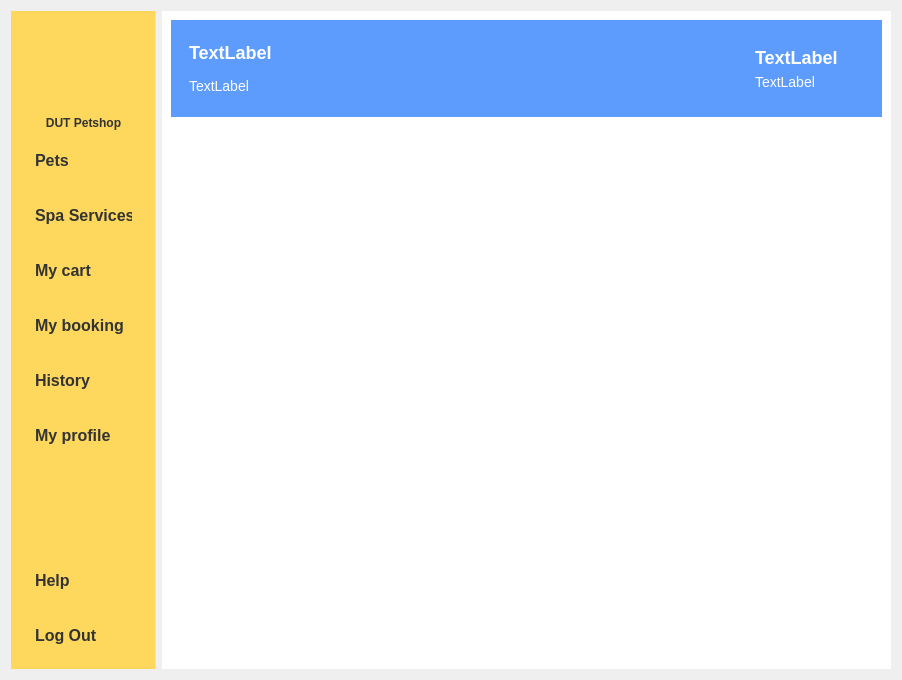
<?xml version="1.0" encoding="UTF-8"?>
<ui version="4.0">
 <class>ClientDashboard</class>
 <widget class="QWidget" name="ClientDashboard">
  <property name="geometry">
   <rect>
    <x>0</x>
    <y>0</y>
    <width>902</width>
    <height>680</height>
   </rect>
  </property>
  <property name="windowTitle">
   <string>Form</string>
  </property>
  <property name="styleSheet">
   <string notr="true">/* ----- CỘT TRÁI (NAV BAR) ----- */
QWidget#navBar {
    background-color: #FDD85D; /* Màu vàng chủ đạo */
    border-right: 1px solid #E0E0E0; /* Viền xám mỏng */
}
QWidget#navBar QPushButton {
    background-color: transparent; 
    border: none; 
    color: #333333; /* Chữ xám đậm (TƯỜNG MINH) */
    font-size: 16px;
    font-weight: bold;
    padding: 15px; 
    text-align: left; 
}
QWidget#navBar QPushButton:hover {
    background-color: #FBCB2E; /* Vàng đậm hơn */
}
QPushButton#petsButton {
    background-color: #FFFFFF; /* Nền trắng */
    color: #FDD85D; /* Chữ vàng (TƯỜNG MINH) */
}
#dutTitleLabel {
    font-weight: bold;
    color: #333333; /* Chữ đen (TƯỜNG MINH) */
}
#callButton, #logoutButton {
    color: #555555;
    font-size: 14px;
}

/* ----- CỘT PHẢI (CONTENT AREA) ----- */
QWidget#contentArea {
    background-color: #FFFFFF; /* Nền trắng cho nội dung chính */
}

/* Header Bar (màu xanh) */
QWidget#headerBar {
    background-color: #5D9CFD; /* Màu xanh dương */
    padding: 10px;
}
/* Chỉ QLabel BÊN TRONG headerBar mới có màu trắng */
#headerBar QLabel {
    color: #FFFFFF; /* Chữ trắng (TƯỜNG MINH) */
}
#welcomeTitleLabel, #userNameLabel {
    font-size: 18px;
    font-weight: bold;
}
#welcomeSubtitleLabel, #userRoleLabel {
    font-size: 14px;
}
#petImagesWidget QLabel {
    min-width: 40px; max-width: 40px;
    min-height: 40px; max-height: 40px;
}

/* ----- TRANG PETS (NỘI DUNG) ----- */
#petsPage {
    background-color: #FFFFFF;
}

/* Tiêu đề &quot;Dogs On Sale&quot; */
#petsTitleLabel {
    font-size: 28px;
    font-weight: bold;
    color: #333333; /* Chữ đen (TƯỜNG MINH) */
    padding: 10px;
}

/* Thanh Tìm kiếm */
#searchLineEdit {
    font-size: 15px;
    background-color: #F8F8F8; 
    border: 1px solid #E0E0E0;
    border-radius: 10px; 
    padding: 10px; 
    min-height: 25px;
    color: #333333; /* Chữ gõ vào màu đen (TƯỜNG MINH) */
}

/* Nút &quot;dog&quot; và &quot;cat&quot; */
#dogToggleButton, #catToggleButton {
    background-color: #F0F0F0; 
    color: #555555; /* Chữ xám (TƯỜNG MINH) */
    border: none;
    border-radius: 10px;
    font-weight: bold;
    font-size: 14px;
    min-height: 40px;
    min-width: 80px;
    margin-left: 5px;
}
#dogToggleButton:checked, #catToggleButton:checked {
    background-color: #FDD85D; 
    color: #333333;
}

/* ----- BẢNG THÚ CƯNG (QTableWidget) - STYLE NỀN SÁNG (QUAN TRỌNG) ----- */
QTableWidget {
    background-color: #FFFFFF; /* NỀN TRẮNG */
    color: #333333; /* CHỮ ĐEN (TƯỜNG MINH) */
    border: 1px solid #E0E0E0; 
    gridline-color: #E0E0E0; 
}
QTableWidget::item {
    padding: 10px;
    border-bottom: 1px solid #E0E0E0; 
}
QTableWidget::item:alternate {
    background-color: #F8F8F8; 
}
QTableWidget::item:!alternate {
    background-color: #FFFFFF; 
}
QTableWidget::item:selected {
    background-color: #FDD85D; 
    color: #333333; 
}

/* HEADER CỦA BẢNG (TIÊU ĐỀ NGANG) */
QHeaderView::section {
    background-color: #5D9CFD; /* Nền xanh */
    color: #FFFFFF; /* Chữ trắng (TƯỜNG MINH) */
    padding: 10px;
    font-size: 14px;
    font-weight: bold;
    border: none;
}
/* Header dọc (số 1, 2, 3...) */
QHeaderView::section:vertical {
    background-color: #F8F8F8; 
    color: #333333; /* Chữ đen (TƯỜNG MINH) */
    border-right: 1px solid #E0E0E0;
}

/* Sửa lỗi ô A(0,0) (góc trên-trái) */
QTableCornerButton::section {
    background-color: #5D9CFD; 
    border: none;
}

/* Nút &quot;ADD TO CART&quot; */
#addToCartButton {
    background-color: #5D9CFD; 
    color: #FFFFFF; /* Chữ trắng (TƯỜNG MINH) */
    border: none;
    border-radius: 10px;
    font-weight: bold;
    font-size: 16px;
    min-height: 40px; 
    margin: 10px; 
}
#addToCartButton:hover {
    background-color: #4A89E8;
}

/* Sửa lỗi QSS Cũ (nếu có) */
#headerBar QLabel {
    color: #FFFFFF;
}
/* ----- TRANG SPA (NỘI DUNG) ----- */
#spaPage {
    background-color: #FFFFFF;
}

/* Tiêu đề &quot;Dịch vụ Spa&quot; */
#spaTitleLabel {
    font-size: 28px;
    font-weight: bold;
    color: #333333;
    padding: 10px;
}

/* Bảng Dịch vụ Spa (giống hệt bảng Pets) */
#spaTableWidget {
    background-color: #FFFFFF; 
    color: #333333; 
    border: 1px solid #E0E0E0; 
    gridline-color: #E0E0E0; 
}
#spaTableWidget::item {
    padding: 10px;
    color: #333333; 
    border-bottom: 1px solid #E0E0E0; 
}
#spaTableWidget::item:selected {
    background-color: #FDD85D; 
    color: #333333; 
}

/* Thanh Đặt lịch (ở dưới) */
#bookingBar {
    background-color: #F8F8F8; /* Nền xám nhạt */
    border-top: 1px solid #E0E0E0;
    padding: 5px;
}
#bookingBar QLabel {
    font-size: 14px;
    font-weight: bold;
    color: #333;
}
QDateEdit, QTimeEdit {
    font-size: 14px;
    padding: 5px;
    border-radius: 5px;
    border: 1px solid #CCC;
}
#bookSpaButton {
    background-color: #5D9CFD; /* Màu xanh */
    color: #FFFFFF; 
    border: none;
    border-radius: 10px;
    font-weight: bold;
    font-size: 16px;
    min-height: 40px; 
    padding-left: 15px;
    padding-right: 15px;
}
#bookSpaButton:hover {
    background-color: #4A89E8;
}
/* ----- TRANG GIỎ HÀNG (MỚI) ----- */
#cartPage {
    background-color: #FFFFFF;
}

/* Tiêu đề &quot;My Cart&quot; */
#cartTitleLabel {
    font-size: 28px;
    font-weight: bold;
    color: #333333;
    padding: 10px;
}

/* Bảng Giỏ hàng */
#cartTableWidget {
    /* (Nó sẽ tự động dùng style QTableWidget chung
       mà chúng ta đã viết cho trang Pets) */
}

/* Nút &quot;REMOVE&quot; (Màu xám/bạc) */
#removeButton {
    background-color: #E0E0E0; /* Xám nhạt */
    color: #333333; /* Chữ đen */
    border: none;
    border-radius: 10px;
    font-weight: bold;
    font-size: 16px;
    min-height: 40px; 
    padding-left: 15px;
    padding-right: 15px;
    margin: 10px;
}
#removeButton:hover {
    background-color: #CCCCCC;
}

/* Nút &quot;BUY&quot; (Màu xanh) */
#buyButton {
    background-color: #5D9CFD; /* Màu xanh */
    color: #FFFFFF; 
    border: none;
    border-radius: 10px;
    font-weight: bold;
    font-size: 16px;
    min-height: 40px; 
    padding-left: 20px;
    padding-right: 20px;
    margin: 10px;
}
#buyButton:hover {
    background-color: #4A89E8;
}
/* Nút Hủy Lịch */
#cancelBookingButton {
    background-color: #FF6B6B; /* Màu đỏ nhạt */
    color: white;
    border-radius: 10px;
    font-weight: bold;
    padding: 10px 20px;
}
#cancelBookingButton:hover {
    background-color: #FF5252;
}
#bookingsTitleLabel {
    font-size: 28px;
    font-weight: bold;
    color: #333333;
    padding: 10px;
}
/* Nút Chuyển đổi Lịch sử */
#purchaseHistoryButton, #bookingHistoryButton {
    background-color: #F0F0F0; 
    color: #555555;
    border: none;
    border-radius: 10px; /* Bo tròn nhiều hơn */
    font-weight: bold;
    padding: 10px 20px;
    margin: 0 10px;
}
#purchaseHistoryButton:checked, #bookingHistoryButton:checked {
    background-color: #FDD85D; /* Màu vàng khi chọn */
    color: #333333;
}
#historyTitleLabel {
    font-size: 28px;
    font-weight: bold;
    color: #333333;
    padding: 10px;
}
/* Hộp thông tin màu vàng */
#profileInfoContainer {
    background-color: #FDD85D; /* Màu vàng */
    border-radius: 15px;
    padding: 30px;
    margin: 20px;
}
#profileInfoContainer QLabel {
    font-size: 16px;
    color: #333;
    font-weight: bold;
    margin-bottom: 10px;
margin-left: 10px;
}

/* Nút EDIT và SAVE (Màu xanh) */
#editProfileButton, #saveProfileButton {
    background-color: #5D9CFD;
    color: white;
    font-weight: bold;
    border-radius: 10px;
    min-height: 40px;
    padding: 0 30px;
}

/* Nút Cancel */
#cancelProfileButton {
    background-color: #E0E0E0;
    color: #333;
    border-radius: 10px;
    min-height: 40px;
}
QRadioButton {
    font-size: 15px;
    color: #333333; /* Chữ đen */
    padding: 5px;
    background-color: transparent;
}</string>
  </property>
  <layout class="QHBoxLayout" name="horizontalLayout" stretch="1,6">
   <item>
    <widget class="QWidget" name="navBar" native="true">
     <property name="maximumSize">
      <size>
       <width>145</width>
       <height>16777215</height>
      </size>
     </property>
     <layout class="QVBoxLayout" name="verticalLayout_2" stretch="2,0,2,1,2,2,4,2,2,2,2">
      <item>
       <widget class="QWidget" name="navHeader" native="true">
        <layout class="QHBoxLayout" name="horizontalLayout_2">
         <item>
          <widget class="QLabel" name="itLogoLabel_nav">
           <property name="maximumSize">
            <size>
             <width>40</width>
             <height>40</height>
            </size>
           </property>
           <property name="text">
            <string/>
           </property>
           <property name="pixmap">
            <pixmap resource="images.qrc">:/images/images/khoacnttlogo.jpg</pixmap>
           </property>
           <property name="scaledContents">
            <bool>true</bool>
           </property>
          </widget>
         </item>
         <item>
          <widget class="QLabel" name="bkLogoLabel_nav">
           <property name="maximumSize">
            <size>
             <width>40</width>
             <height>40</height>
            </size>
           </property>
           <property name="text">
            <string/>
           </property>
           <property name="pixmap">
            <pixmap resource="images.qrc">:/images/images/logodut.jpg</pixmap>
           </property>
           <property name="scaledContents">
            <bool>true</bool>
           </property>
          </widget>
         </item>
         <item>
          <widget class="QLabel" name="dutLogoLabel_nav">
           <property name="maximumSize">
            <size>
             <width>40</width>
             <height>40</height>
            </size>
           </property>
           <property name="text">
            <string/>
           </property>
           <property name="pixmap">
            <pixmap resource="images.qrc">:/images/images/mylogo.png</pixmap>
           </property>
           <property name="scaledContents">
            <bool>true</bool>
           </property>
          </widget>
         </item>
        </layout>
       </widget>
      </item>
      <item>
       <widget class="QLabel" name="dutTitleLabel">
        <property name="text">
         <string>DUT Petshop</string>
        </property>
        <property name="alignment">
         <set>Qt::AlignmentFlag::AlignCenter</set>
        </property>
       </widget>
      </item>
      <item>
       <widget class="QPushButton" name="petsButton">
        <property name="text">
         <string>Pets</string>
        </property>
       </widget>
      </item>
      <item>
       <widget class="QPushButton" name="spaButton">
        <property name="text">
         <string>Spa Services</string>
        </property>
       </widget>
      </item>
      <item>
       <widget class="QPushButton" name="cartButton">
        <property name="text">
         <string>My cart</string>
        </property>
       </widget>
      </item>
      <item>
       <widget class="QPushButton" name="bookingsButton">
        <property name="text">
         <string>My booking</string>
        </property>
       </widget>
      </item>
      <item>
       <widget class="QPushButton" name="historyButton">
        <property name="text">
         <string>History</string>
        </property>
       </widget>
      </item>
      <item>
       <widget class="QPushButton" name="profileButton">
        <property name="text">
         <string>My profile</string>
        </property>
       </widget>
      </item>
      <item>
       <spacer name="verticalSpacer">
        <property name="orientation">
         <enum>Qt::Orientation::Vertical</enum>
        </property>
        <property name="sizeHint" stdset="0">
         <size>
          <width>20</width>
          <height>68</height>
         </size>
        </property>
       </spacer>
      </item>
      <item>
       <widget class="QPushButton" name="callButton">
        <property name="text">
         <string>Help</string>
        </property>
       </widget>
      </item>
      <item>
       <widget class="QPushButton" name="logoutButton">
        <property name="text">
         <string>Log Out</string>
        </property>
       </widget>
      </item>
     </layout>
    </widget>
   </item>
   <item>
    <widget class="QWidget" name="contentArea" native="true">
     <layout class="QVBoxLayout" name="verticalLayout" stretch="0,0">
      <item>
       <widget class="QWidget" name="headerBar" native="true">
        <layout class="QHBoxLayout" name="horizontalLayout_3" stretch="2,2,1">
         <item>
          <widget class="QWidget" name="welcomeWidget" native="true">
           <layout class="QVBoxLayout" name="verticalLayout_3">
            <item>
             <widget class="QLabel" name="welcomeTitleLabel">
              <property name="text">
               <string>TextLabel</string>
              </property>
             </widget>
            </item>
            <item>
             <widget class="QLabel" name="welcomeSubtitleLabel">
              <property name="text">
               <string>TextLabel</string>
              </property>
             </widget>
            </item>
           </layout>
          </widget>
         </item>
         <item>
          <widget class="QLabel" name="label_4">
           <property name="maximumSize">
            <size>
             <width>300</width>
             <height>93</height>
            </size>
           </property>
           <property name="text">
            <string/>
           </property>
           <property name="pixmap">
            <pixmap resource="images.qrc">:/images/images/pets.png</pixmap>
           </property>
           <property name="scaledContents">
            <bool>true</bool>
           </property>
          </widget>
         </item>
         <item>
          <widget class="QWidget" name="userInfoWidget" native="true">
           <layout class="QHBoxLayout" name="horizontalLayout_4">
            <item>
             <widget class="QWidget" name="userInfoTextWidget" native="true">
              <layout class="QVBoxLayout" name="verticalLayout_4">
               <item>
                <widget class="QLabel" name="userNameLabel">
                 <property name="text">
                  <string>TextLabel</string>
                 </property>
                </widget>
               </item>
               <item>
                <widget class="QLabel" name="userRoleLabel">
                 <property name="text">
                  <string>TextLabel</string>
                 </property>
                </widget>
               </item>
              </layout>
             </widget>
            </item>
            <item>
             <widget class="QLabel" name="pawIconLabel">
              <property name="maximumSize">
               <size>
                <width>30</width>
                <height>30</height>
               </size>
              </property>
              <property name="text">
               <string/>
              </property>
              <property name="pixmap">
               <pixmap resource="images.qrc">:/images/images/user.png</pixmap>
              </property>
              <property name="scaledContents">
               <bool>true</bool>
              </property>
             </widget>
            </item>
           </layout>
          </widget>
         </item>
        </layout>
       </widget>
      </item>
      <item>
       <widget class="QStackedWidget" name="pageStackedWidget">
        <property name="currentIndex">
         <number>7</number>
        </property>
        <widget class="QWidget" name="petsPage">
         <layout class="QVBoxLayout" name="verticalLayout_5" stretch="1,1,10,1">
          <item>
           <widget class="QWidget" name="petsTitleBar" native="true">
            <property name="maximumSize">
             <size>
              <width>10000000</width>
              <height>80</height>
             </size>
            </property>
            <layout class="QHBoxLayout" name="horizontalLayout_5">
             <item>
              <widget class="QLabel" name="petsTitleLabel">
               <property name="maximumSize">
                <size>
                 <width>16777215</width>
                 <height>16777215</height>
                </size>
               </property>
               <property name="text">
                <string>Pets On Sale</string>
               </property>
               <property name="alignment">
                <set>Qt::AlignmentFlag::AlignCenter</set>
               </property>
              </widget>
             </item>
            </layout>
           </widget>
          </item>
          <item>
           <widget class="QWidget" name="searchBar" native="true">
            <layout class="QHBoxLayout" name="horizontalLayout_6">
             <item>
              <widget class="QLineEdit" name="searchLineEdit">
               <property name="placeholderText">
                <string>Search...</string>
               </property>
              </widget>
             </item>
             <item>
              <widget class="QPushButton" name="dogToggleButton">
               <property name="text">
                <string>Dog</string>
               </property>
              </widget>
             </item>
             <item>
              <widget class="QPushButton" name="catToggleButton">
               <property name="text">
                <string>Cat</string>
               </property>
              </widget>
             </item>
            </layout>
           </widget>
          </item>
          <item>
           <widget class="QTableWidget" name="petsTableWidget"/>
          </item>
          <item>
           <widget class="QWidget" name="cartButtonContainer" native="true">
            <layout class="QHBoxLayout" name="horizontalLayout_7">
             <item>
              <spacer name="horizontalSpacer">
               <property name="orientation">
                <enum>Qt::Orientation::Horizontal</enum>
               </property>
               <property name="sizeHint" stdset="0">
                <size>
                 <width>529</width>
                 <height>20</height>
                </size>
               </property>
              </spacer>
             </item>
             <item>
              <widget class="QPushButton" name="addToCartButton">
               <property name="text">
                <string>ADD TO CART</string>
               </property>
              </widget>
             </item>
            </layout>
           </widget>
          </item>
         </layout>
        </widget>
        <widget class="QWidget" name="spaPage">
         <layout class="QVBoxLayout" name="verticalLayout_6" stretch="1,5,2">
          <item>
           <widget class="QLabel" name="spaTitleLabel">
            <property name="text">
             <string>Spa Services</string>
            </property>
            <property name="alignment">
             <set>Qt::AlignmentFlag::AlignCenter</set>
            </property>
           </widget>
          </item>
          <item>
           <widget class="QTableWidget" name="spaTableWidget"/>
          </item>
          <item>
           <widget class="QWidget" name="bookingBar" native="true">
            <layout class="QHBoxLayout" name="horizontalLayout_8" stretch="2,2,2,2,5,2">
             <item>
              <widget class="QLabel" name="label">
               <property name="text">
                <string>Date:</string>
               </property>
               <property name="alignment">
                <set>Qt::AlignmentFlag::AlignCenter</set>
               </property>
              </widget>
             </item>
             <item>
              <widget class="QDateEdit" name="bookingDateEdit"/>
             </item>
             <item>
              <widget class="QLabel" name="label_2">
               <property name="text">
                <string>Time:</string>
               </property>
               <property name="alignment">
                <set>Qt::AlignmentFlag::AlignCenter</set>
               </property>
              </widget>
             </item>
             <item>
              <widget class="QTimeEdit" name="bookingTimeEdit"/>
             </item>
             <item>
              <spacer name="horizontalSpacer_2">
               <property name="orientation">
                <enum>Qt::Orientation::Horizontal</enum>
               </property>
               <property name="sizeHint" stdset="0">
                <size>
                 <width>187</width>
                 <height>20</height>
                </size>
               </property>
              </spacer>
             </item>
             <item>
              <widget class="QPushButton" name="bookSpaButton">
               <property name="text">
                <string>BOOK</string>
               </property>
              </widget>
             </item>
            </layout>
           </widget>
          </item>
         </layout>
        </widget>
        <widget class="QWidget" name="cartPage">
         <layout class="QVBoxLayout" name="verticalLayout_7" stretch="1,5,2">
          <item>
           <widget class="QLabel" name="cartTitleLabel">
            <property name="text">
             <string>My Cart</string>
            </property>
           </widget>
          </item>
          <item>
           <widget class="QTableWidget" name="cartTableWidget"/>
          </item>
          <item>
           <widget class="QWidget" name="cartButtonContainer_2" native="true">
            <layout class="QHBoxLayout" name="horizontalLayout_9" stretch="3,1,1">
             <item>
              <spacer name="horizontalSpacer_3">
               <property name="orientation">
                <enum>Qt::Orientation::Horizontal</enum>
               </property>
               <property name="sizeHint" stdset="0">
                <size>
                 <width>40</width>
                 <height>20</height>
                </size>
               </property>
              </spacer>
             </item>
             <item>
              <widget class="QPushButton" name="removeButton">
               <property name="text">
                <string>REMOVE</string>
               </property>
              </widget>
             </item>
             <item>
              <widget class="QPushButton" name="buyButton">
               <property name="text">
                <string>BUY</string>
               </property>
              </widget>
             </item>
            </layout>
           </widget>
          </item>
         </layout>
        </widget>
        <widget class="QWidget" name="bookingsPage">
         <layout class="QVBoxLayout" name="verticalLayout_8" stretch="1,5,2">
          <item>
           <widget class="QLabel" name="bookingsTitleLabel">
            <property name="text">
             <string>My Booking</string>
            </property>
           </widget>
          </item>
          <item>
           <widget class="QTableWidget" name="bookingsTableWidget"/>
          </item>
          <item>
           <widget class="QWidget" name="bookingsButtonContainer" native="true">
            <layout class="QHBoxLayout" name="horizontalLayout_10" stretch="5,1">
             <item>
              <spacer name="horizontalSpacer_4">
               <property name="orientation">
                <enum>Qt::Orientation::Horizontal</enum>
               </property>
               <property name="sizeHint" stdset="0">
                <size>
                 <width>543</width>
                 <height>20</height>
                </size>
               </property>
              </spacer>
             </item>
             <item>
              <widget class="QPushButton" name="cancelBookingButton">
               <property name="text">
                <string>CANCEL</string>
               </property>
              </widget>
             </item>
            </layout>
           </widget>
          </item>
         </layout>
        </widget>
        <widget class="QWidget" name="historyPage">
         <layout class="QVBoxLayout" name="verticalLayout_9" stretch="1,2,5">
          <item>
           <widget class="QLabel" name="historyTitleLabel">
            <property name="text">
             <string>My History</string>
            </property>
           </widget>
          </item>
          <item>
           <widget class="QWidget" name="historyToggleContainer" native="true">
            <layout class="QHBoxLayout" name="horizontalLayout_11" stretch="4,1,1">
             <item>
              <spacer name="horizontalSpacer_5">
               <property name="orientation">
                <enum>Qt::Orientation::Horizontal</enum>
               </property>
               <property name="sizeHint" stdset="0">
                <size>
                 <width>377</width>
                 <height>20</height>
                </size>
               </property>
              </spacer>
             </item>
             <item>
              <widget class="QPushButton" name="purchaseHistoryButton">
               <property name="text">
                <string>PURCHASE</string>
               </property>
               <property name="checkable">
                <bool>true</bool>
               </property>
               <property name="checked">
                <bool>true</bool>
               </property>
              </widget>
             </item>
             <item>
              <widget class="QPushButton" name="bookingHistoryButton">
               <property name="text">
                <string>BOOKING</string>
               </property>
              </widget>
             </item>
            </layout>
           </widget>
          </item>
          <item>
           <widget class="QTableWidget" name="historyTableWidget"/>
          </item>
         </layout>
        </widget>
        <widget class="QWidget" name="profileViewPage">
         <layout class="QVBoxLayout" name="verticalLayout_10" stretch="1,5,1">
          <item>
           <widget class="QLabel" name="profileTitleLabel">
            <property name="text">
             <string>My Profile</string>
            </property>
           </widget>
          </item>
          <item>
           <widget class="QWidget" name="profileInfoContainer" native="true">
            <layout class="QVBoxLayout" name="verticalLayout_11">
             <item>
              <widget class="QLabel" name="valId">
               <property name="text">
                <string>ID</string>
               </property>
              </widget>
             </item>
             <item>
              <widget class="QLabel" name="valName">
               <property name="text">
                <string>Name</string>
               </property>
              </widget>
             </item>
             <item>
              <widget class="QLabel" name="valGender">
               <property name="text">
                <string>Gender</string>
               </property>
              </widget>
             </item>
             <item>
              <widget class="QLabel" name="valAddress">
               <property name="text">
                <string>Address</string>
               </property>
              </widget>
             </item>
             <item>
              <widget class="QLabel" name="valCity">
               <property name="text">
                <string>City</string>
               </property>
              </widget>
             </item>
            </layout>
           </widget>
          </item>
          <item>
           <widget class="QWidget" name="profileButtonContainer" native="true">
            <layout class="QHBoxLayout" name="horizontalLayout_12" stretch="4,1">
             <item>
              <spacer name="horizontalSpacer_6">
               <property name="orientation">
                <enum>Qt::Orientation::Horizontal</enum>
               </property>
               <property name="sizeHint" stdset="0">
                <size>
                 <width>521</width>
                 <height>20</height>
                </size>
               </property>
              </spacer>
             </item>
             <item>
              <widget class="QPushButton" name="editProfileButton">
               <property name="text">
                <string>EDIT</string>
               </property>
              </widget>
             </item>
            </layout>
           </widget>
          </item>
         </layout>
        </widget>
        <widget class="QWidget" name="profileEditPage">
         <layout class="QVBoxLayout" name="verticalLayout_12" stretch="1,1,1,1,1,3,1,1,1,1,1">
          <item>
           <spacer name="verticalSpacer_2">
            <property name="orientation">
             <enum>Qt::Orientation::Vertical</enum>
            </property>
            <property name="sizeHint" stdset="0">
             <size>
              <width>20</width>
              <height>23</height>
             </size>
            </property>
           </spacer>
          </item>
          <item>
           <widget class="QLabel" name="label_3">
            <property name="text">
             <string>TextLabel</string>
            </property>
           </widget>
          </item>
          <item>
           <widget class="QLineEdit" name="editIdInput">
            <property name="readOnly">
             <bool>true</bool>
            </property>
           </widget>
          </item>
          <item>
           <widget class="QLineEdit" name="editPassInput"/>
          </item>
          <item>
           <widget class="QLineEdit" name="editNameInput"/>
          </item>
          <item>
           <widget class="QGroupBox" name="groupBox">
            <property name="title">
             <string>Gender</string>
            </property>
            <widget class="QRadioButton" name="editMaleRadio">
             <property name="geometry">
              <rect>
               <x>10</x>
               <y>40</y>
               <width>111</width>
               <height>25</height>
              </rect>
             </property>
             <property name="text">
              <string>Male</string>
             </property>
            </widget>
            <widget class="QRadioButton" name="editFemaleRadio">
             <property name="geometry">
              <rect>
               <x>70</x>
               <y>40</y>
               <width>111</width>
               <height>25</height>
              </rect>
             </property>
             <property name="text">
              <string>Female</string>
             </property>
            </widget>
           </widget>
          </item>
          <item>
           <widget class="QLineEdit" name="editStreetInput"/>
          </item>
          <item>
           <widget class="QLineEdit" name="editCityInput"/>
          </item>
          <item>
           <widget class="QPushButton" name="saveProfileButton">
            <property name="text">
             <string>SAVE</string>
            </property>
           </widget>
          </item>
          <item>
           <widget class="QPushButton" name="cancelProfileButton">
            <property name="text">
             <string>CANCEL</string>
            </property>
           </widget>
          </item>
          <item>
           <spacer name="verticalSpacer_3">
            <property name="orientation">
             <enum>Qt::Orientation::Vertical</enum>
            </property>
            <property name="sizeHint" stdset="0">
             <size>
              <width>20</width>
              <height>23</height>
             </size>
            </property>
           </spacer>
          </item>
         </layout>
        </widget>
        <widget class="QWidget" name="helpPage"/>
       </widget>
      </item>
     </layout>
    </widget>
   </item>
  </layout>
 </widget>
 <resources>
  <include location="images.qrc"/>
 </resources>
 <connections/>
</ui>
